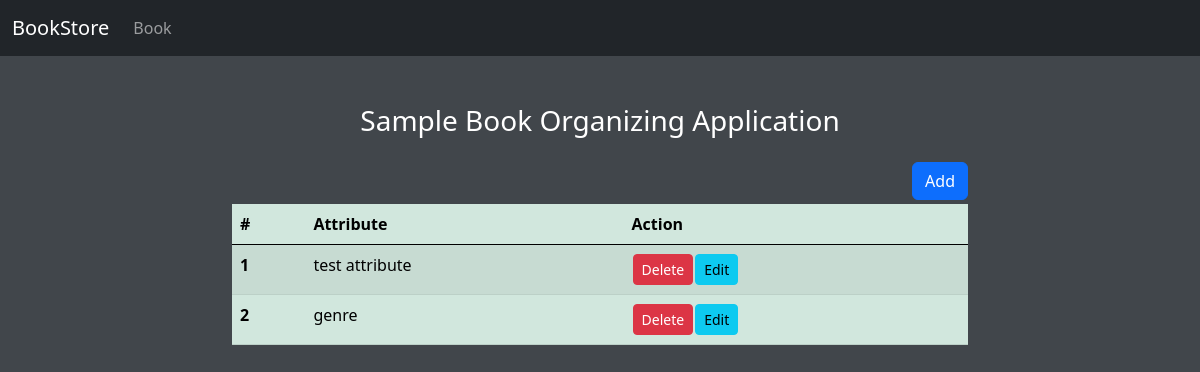
Before: /attribute with the older database file.
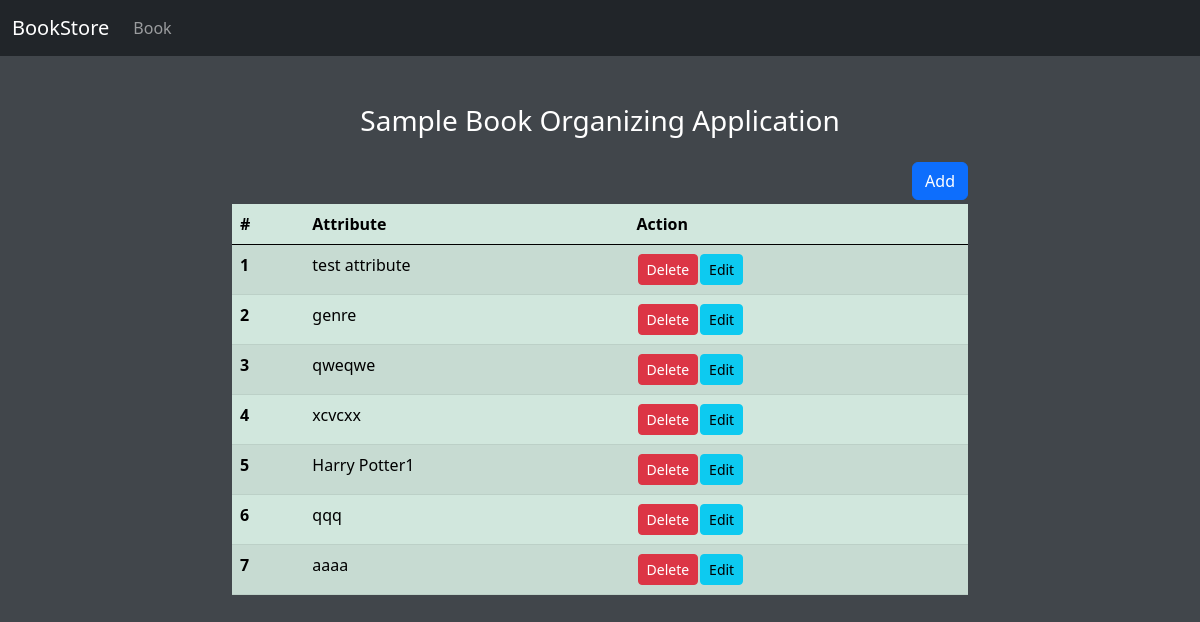
After: the same page with the newer database file.
### core/models.py (models this page shows, shortened)
class Attribute(models.Model):
    attribute = models.CharField(max_length=100, unique=True)

### core/views.py (the view)
# urls.py: path('attribute', AttributeList.as_view(), name='attribute'),
class AttributeList(View):
    def get(self, request):
        attribute_data = Attribute.objects.all()
        return render(request, 'core/attribute.html', {'attributedata' : attribute_data})

### core/templates/core/attribute.html (shortened to what this page needs)
{% extends 'core/base.html' %}
{% block main_content %}
<section class="container">
    <div class="row justify-content-around text-center text-white mt-5">
        <div class="col-sm-8">
            <h3>Sample Book Organizing Application</h3>
        </div>
    </div>
    <div class="row justify-content-around mt-3">
        <div class="col-sm-8">
            <a href="{% url 'add-attribute' %}" class='btn btn-primary float-end'>Add</a>
        </div>
    </div>
    <div class="row justify-content-around text-white mt-1">
        <div class="col-sm-8">
            <table class="table table-success table-striped">
                <thead>
                    <tr>
                      <th scope="col">#</th>
                      <th scope="col">Attribute</th>
                      <th scope="col">Action</th>
                    </tr>
                </thead>
                <tbody>
                {% for i in attributedata %}
                    <tr>
                      <th scope="row">{{forloop.counter}}</th>
                      <td>{{i.attribute}}</td>
                      <td class="aline-inline">
                        <table>
                            <tr>
                                <td>
                                    <form action="{% url 'delete-attribute' %}" method="post">
                                        <input type="submit" value="Delete" class="btn btn-danger btn-sm">
                                    </form>
                                </td>
                                <td>
                                    <a href="{% url 'edit-attribute' i.id %}" class="btn btn-info btn-sm">Edit</a>
                                </td>
                            </tr>
                        </table>
                      </td>
                    </tr>
                {% endfor %}
                </tbody>
            </table>
        </div>
    </div>
</section>
{% endblock main_content %}

Changed rows visible on the page:
added Attribute: attribute "qweqwe"
added Attribute: attribute "xcvcxx"
added Attribute: attribute "Harry Potter1"
added Attribute: attribute "qqq"
added Attribute: attribute "aaaa"
